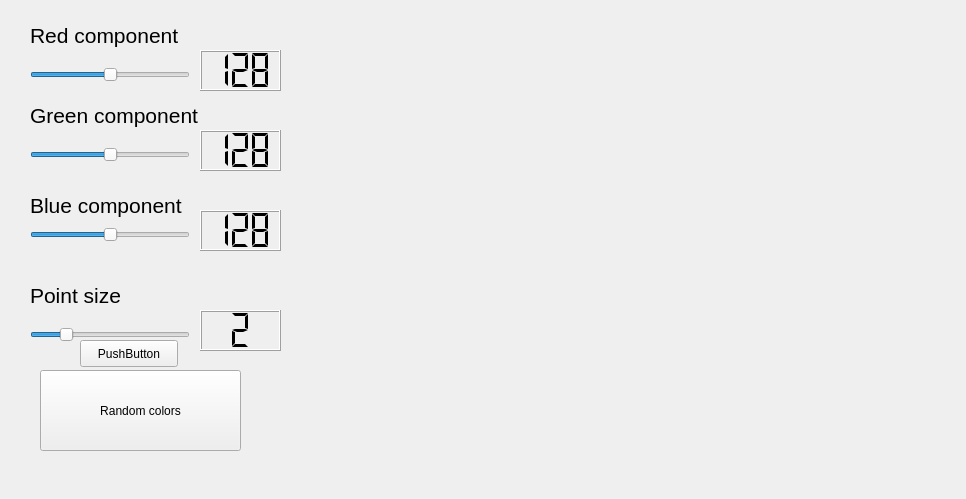
<?xml version="1.0" encoding="UTF-8"?>
<ui version="4.0">
 <class>PCLViewer</class>
 <widget class="QMainWindow" name="PCLViewer">
  <property name="geometry">
   <rect>
    <x>0</x>
    <y>0</y>
    <width>966</width>
    <height>499</height>
   </rect>
  </property>
  <property name="minimumSize">
   <size>
    <width>0</width>
    <height>0</height>
   </size>
  </property>
  <property name="maximumSize">
   <size>
    <width>5000</width>
    <height>5000</height>
   </size>
  </property>
  <property name="windowTitle">
   <string>PCLViewer</string>
  </property>
  <widget class="QWidget" name="centralwidget">
   <widget class="QVTKWidget" name="qvtkWidget">
    <property name="geometry">
     <rect>
      <x>300</x>
      <y>10</y>
      <width>640</width>
      <height>480</height>
     </rect>
    </property>
   </widget>
   <widget class="QSlider" name="horizontalSlider_R">
    <property name="geometry">
     <rect>
      <x>30</x>
      <y>60</y>
      <width>160</width>
      <height>29</height>
     </rect>
    </property>
    <property name="maximum">
     <number>255</number>
    </property>
    <property name="value">
     <number>128</number>
    </property>
    <property name="orientation">
     <enum>Qt::Horizontal</enum>
    </property>
   </widget>
   <widget class="QSlider" name="horizontalSlider_G">
    <property name="geometry">
     <rect>
      <x>30</x>
      <y>140</y>
      <width>160</width>
      <height>29</height>
     </rect>
    </property>
    <property name="maximum">
     <number>255</number>
    </property>
    <property name="value">
     <number>128</number>
    </property>
    <property name="orientation">
     <enum>Qt::Horizontal</enum>
    </property>
   </widget>
   <widget class="QSlider" name="horizontalSlider_B">
    <property name="geometry">
     <rect>
      <x>30</x>
      <y>220</y>
      <width>160</width>
      <height>29</height>
     </rect>
    </property>
    <property name="maximum">
     <number>255</number>
    </property>
    <property name="value">
     <number>128</number>
    </property>
    <property name="orientation">
     <enum>Qt::Horizontal</enum>
    </property>
   </widget>
   <widget class="QLCDNumber" name="lcdNumber_R">
    <property name="geometry">
     <rect>
      <x>200</x>
      <y>50</y>
      <width>81</width>
      <height>41</height>
     </rect>
    </property>
    <property name="digitCount">
     <number>3</number>
    </property>
    <property name="segmentStyle">
     <enum>QLCDNumber::Flat</enum>
    </property>
    <property name="intValue" stdset="0">
     <number>128</number>
    </property>
   </widget>
   <widget class="QLCDNumber" name="lcdNumber_G">
    <property name="geometry">
     <rect>
      <x>200</x>
      <y>130</y>
      <width>81</width>
      <height>41</height>
     </rect>
    </property>
    <property name="digitCount">
     <number>3</number>
    </property>
    <property name="segmentStyle">
     <enum>QLCDNumber::Flat</enum>
    </property>
    <property name="intValue" stdset="0">
     <number>128</number>
    </property>
   </widget>
   <widget class="QLCDNumber" name="lcdNumber_B">
    <property name="geometry">
     <rect>
      <x>200</x>
      <y>210</y>
      <width>81</width>
      <height>41</height>
     </rect>
    </property>
    <property name="digitCount">
     <number>3</number>
    </property>
    <property name="segmentStyle">
     <enum>QLCDNumber::Flat</enum>
    </property>
    <property name="intValue" stdset="0">
     <number>128</number>
    </property>
   </widget>
   <widget class="QSlider" name="horizontalSlider_p">
    <property name="geometry">
     <rect>
      <x>30</x>
      <y>320</y>
      <width>160</width>
      <height>29</height>
     </rect>
    </property>
    <property name="minimum">
     <number>1</number>
    </property>
    <property name="maximum">
     <number>6</number>
    </property>
    <property name="value">
     <number>2</number>
    </property>
    <property name="orientation">
     <enum>Qt::Horizontal</enum>
    </property>
   </widget>
   <widget class="QLCDNumber" name="lcdNumber_p">
    <property name="geometry">
     <rect>
      <x>200</x>
      <y>310</y>
      <width>81</width>
      <height>41</height>
     </rect>
    </property>
    <property name="digitCount">
     <number>1</number>
    </property>
    <property name="segmentStyle">
     <enum>QLCDNumber::Flat</enum>
    </property>
    <property name="intValue" stdset="0">
     <number>2</number>
    </property>
   </widget>
   <widget class="QLabel" name="label">
    <property name="geometry">
     <rect>
      <x>30</x>
      <y>20</y>
      <width>191</width>
      <height>31</height>
     </rect>
    </property>
    <property name="font">
     <font>
      <pointsize>16</pointsize>
      <weight>50</weight>
      <italic>false</italic>
      <bold>false</bold>
     </font>
    </property>
    <property name="text">
     <string>Red component</string>
    </property>
   </widget>
   <widget class="QLabel" name="label_2">
    <property name="geometry">
     <rect>
      <x>30</x>
      <y>100</y>
      <width>191</width>
      <height>31</height>
     </rect>
    </property>
    <property name="font">
     <font>
      <pointsize>16</pointsize>
      <weight>50</weight>
      <italic>false</italic>
      <bold>false</bold>
     </font>
    </property>
    <property name="text">
     <string>Green component</string>
    </property>
   </widget>
   <widget class="QLabel" name="label_3">
    <property name="geometry">
     <rect>
      <x>30</x>
      <y>190</y>
      <width>191</width>
      <height>31</height>
     </rect>
    </property>
    <property name="font">
     <font>
      <pointsize>16</pointsize>
      <weight>50</weight>
      <italic>false</italic>
      <bold>false</bold>
     </font>
    </property>
    <property name="text">
     <string>Blue component</string>
    </property>
   </widget>
   <widget class="QLabel" name="label_4">
    <property name="geometry">
     <rect>
      <x>30</x>
      <y>280</y>
      <width>141</width>
      <height>31</height>
     </rect>
    </property>
    <property name="font">
     <font>
      <pointsize>16</pointsize>
      <weight>50</weight>
      <italic>false</italic>
      <bold>false</bold>
     </font>
    </property>
    <property name="text">
     <string>Point size</string>
    </property>
   </widget>
   <widget class="QPushButton" name="pushButton_random">
    <property name="geometry">
     <rect>
      <x>40</x>
      <y>370</y>
      <width>201</width>
      <height>81</height>
     </rect>
    </property>
    <property name="text">
     <string>Random colors</string>
    </property>
   </widget>
   <widget class="QPushButton" name="load">
    <property name="geometry">
     <rect>
      <x>80</x>
      <y>340</y>
      <width>98</width>
      <height>27</height>
     </rect>
    </property>
    <property name="text">
     <string>PushButton</string>
    </property>
   </widget>
  </widget>
 </widget>
 <customwidgets>
  <customwidget>
   <class>QVTKWidget</class>
   <extends>QWidget</extends>
   <header>QVTKWidget.h</header>
  </customwidget>
 </customwidgets>
 <resources/>
 <connections>
  <connection>
   <sender>horizontalSlider_R</sender>
   <signal>sliderMoved(int)</signal>
   <receiver>lcdNumber_R</receiver>
   <slot>display(int)</slot>
   <hints>
    <hint type="sourcelabel">
     <x>136</x>
     <y>111</y>
    </hint>
    <hint type="destinationlabel">
     <x>222</x>
     <y>115</y>
    </hint>
   </hints>
  </connection>
  <connection>
   <sender>horizontalSlider_G</sender>
   <signal>sliderMoved(int)</signal>
   <receiver>lcdNumber_G</receiver>
   <slot>display(int)</slot>
   <hints>
    <hint type="sourcelabel">
     <x>166</x>
     <y>193</y>
    </hint>
    <hint type="destinationlabel">
     <x>235</x>
     <y>195</y>
    </hint>
   </hints>
  </connection>
  <connection>
   <sender>horizontalSlider_B</sender>
   <signal>sliderMoved(int)</signal>
   <receiver>lcdNumber_B</receiver>
   <slot>display(int)</slot>
   <hints>
    <hint type="sourcelabel">
     <x>185</x>
     <y>273</y>
    </hint>
    <hint type="destinationlabel">
     <x>224</x>
     <y>275</y>
    </hint>
   </hints>
  </connection>
  <connection>
   <sender>horizontalSlider_p</sender>
   <signal>sliderMoved(int)</signal>
   <receiver>lcdNumber_p</receiver>
   <slot>display(int)</slot>
   <hints>
    <hint type="sourcelabel">
     <x>136</x>
     <y>352</y>
    </hint>
    <hint type="destinationlabel">
     <x>253</x>
     <y>342</y>
    </hint>
   </hints>
  </connection>
 </connections>
</ui>
